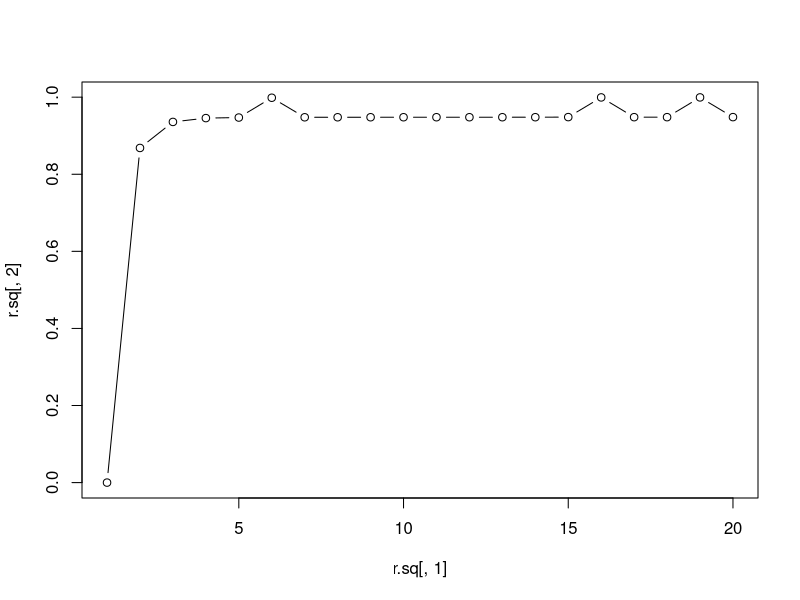
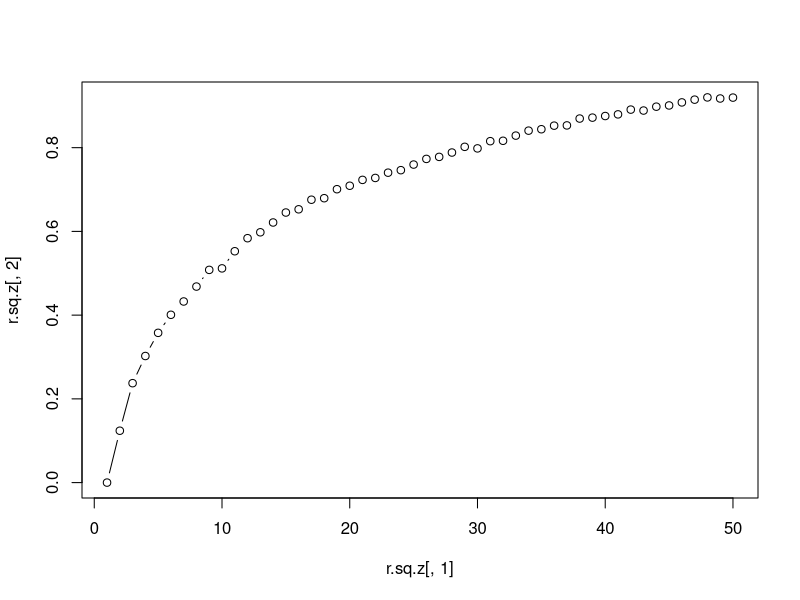
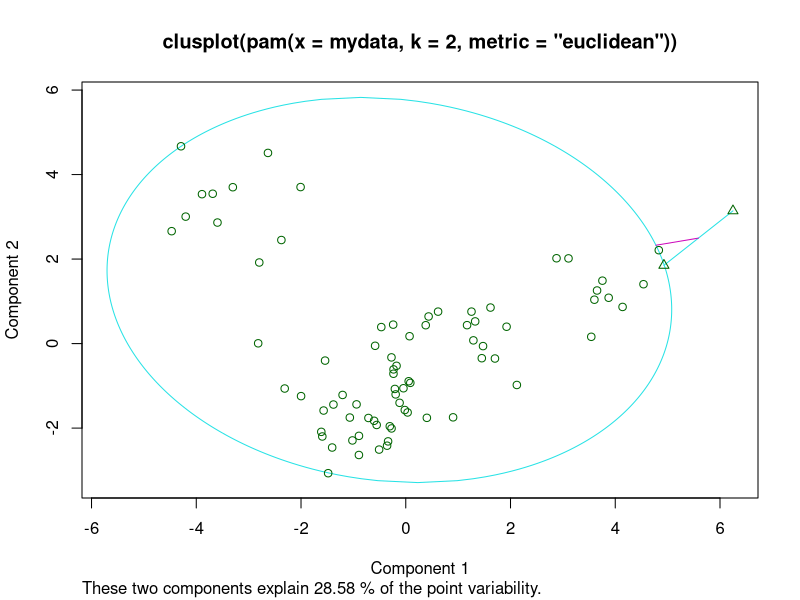
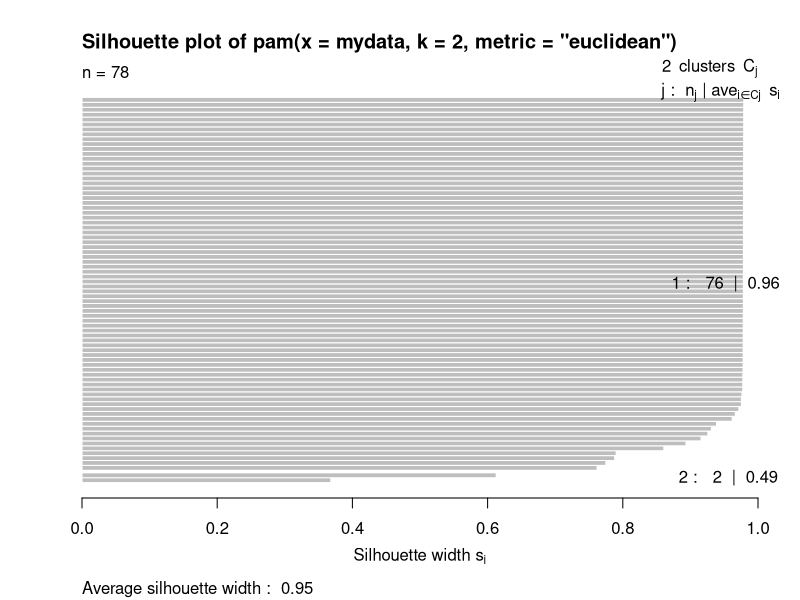
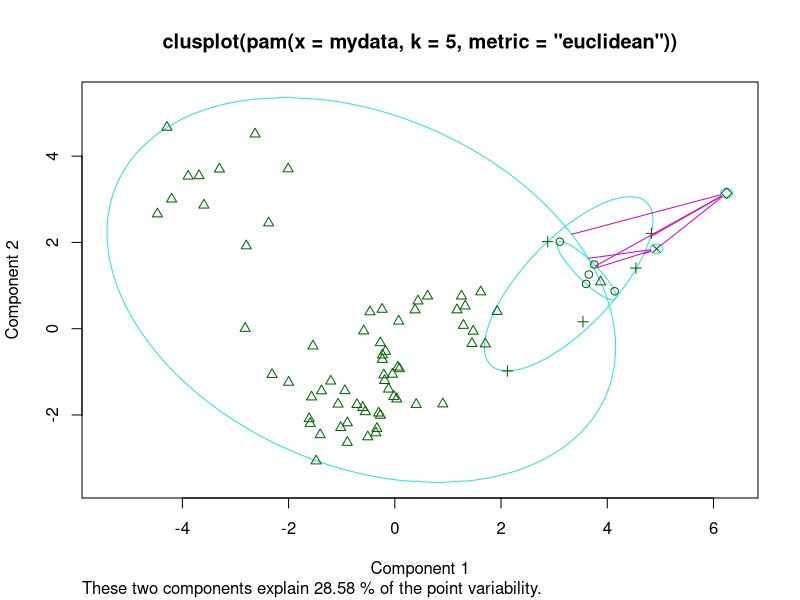
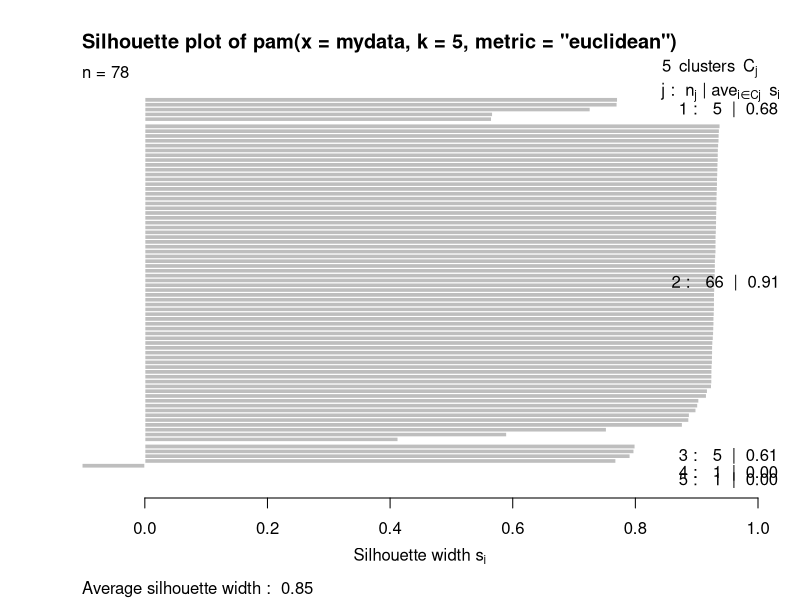
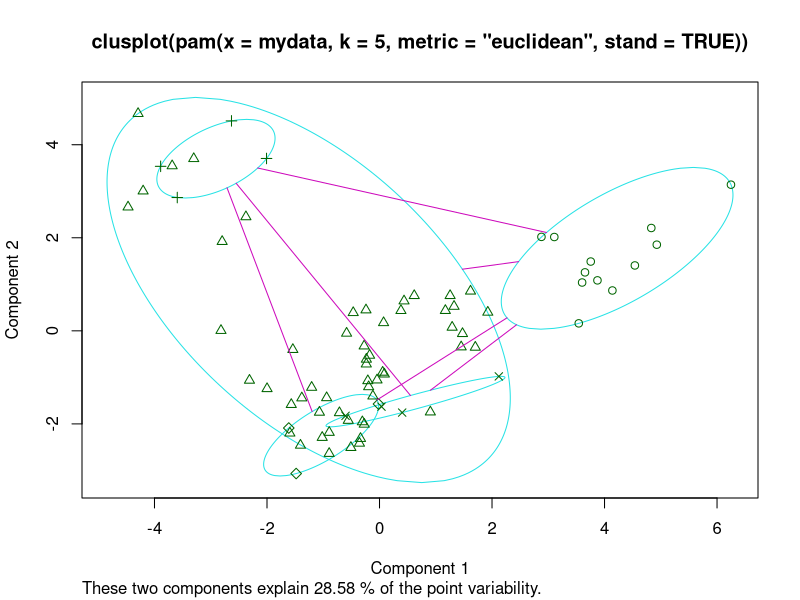
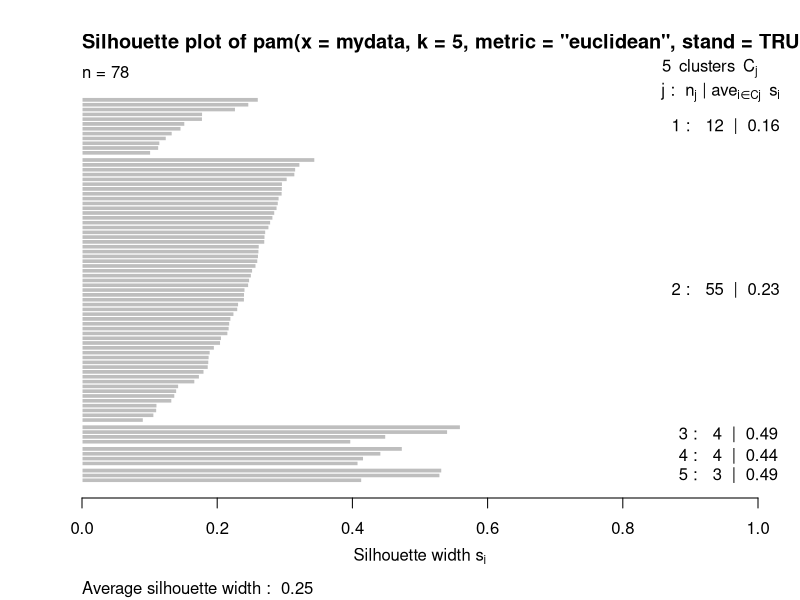

Generate these figures, in order, with R:
# Partitioning methods (nonhierarchical clustering) 
# Plant Trait Data from cluster package

# No data splitting!
# No pairwise scatterplot matrix (too many variables)

library(cluster)


### Note: Most of these data are factors, primarily binary, but a few are ordinal.  
###   I AM TREating them as numerical (0-1 for binary, scores 1...c for ordinal).
###   THIS IS PROBABLY INAPPROPRIATE!  But the data is nicder than others I've tried...
## Need to convert data to a numerical matrix.

mydata <- data.matrix(na.omit((plantTraits)))
mydata.z <- scale(mydata)

##################################################################
# kmeans{stats} does k-means clustering.  centers= gives K (# clusters).
#     centers= can also be used to offer initial cluster centers 
#  Recommend trying several starts
##################################################################

# Uncentered data.  Can retry with externally centered data

# First, show overall mean and total ss
km.fit <- kmeans(x=mydata, centers=1, nstart=1)
km.fit

# SHow a single k-means fit using 10 starts.  
#  (No idea how many is enough.  It is problem-dependent.)
km.fit5 <- kmeans(x=mydata, centers=5, nstart=10)
km.fit5

# Run a function to compute "R-square" for many cluster sizes.
kvals <- c(1:20)
r.sq <- matrix(0,nrow=length(kvals), ncol=2)
row <- 0
for(k in kvals){
  row <- row+1
  fit <- kmeans(x=mydata, centers=k, nstart=5)
  r.sq[row,] <- c(k,fit$betweenss/fit$totss) 
}
r.sq
win.graph(h=7, w=6, pointsize=12)
plot(x=r.sq[,1], y=r.sq[,2], type="b")

#####################
# Repeat for standardized data
######################
  

# SHow a single k-means fit using 10 starts
km.fit5.z <- kmeans(x=mydata.z, centers=5, nstart=10)
km.fit5.z
km.fit5.z$totss

# Run a function to compute "R-square" for many cluster sizes.
kvals <- c(1:50)
r.sq.z <- matrix(0,nrow=length(kvals), ncol=2)
row <- 0
for(k in kvals){
  row <- row+1
  fit <- kmeans(x=mydata.z, centers=k, nstart=5)
  r.sq.z[row,] <- c(k,fit$betweenss/fit$totss) 
}

win.graph(h=7, w=6, pointsize=12)
plot(x=r.sq.z[,1], y=r.sq.z[,2], type="b")

####################################################
# Now show the more-robust Partitioning around medioids (PAM)
#  Naturally this is done in pam{cluster}
#  Mostly the same options as in diana()
####################################################


# First, try 2 clusters, fo no reason but simplicity

pam.fit.2 <- pam(x=mydata, k=2, metric="euclidean")
pam.fit.2
summary(pam.fit.2)
win.graph(h=7, w=15, pointsize=12)
plot(pam.fit.2, which.plots=1)
win.graph(h=7, w=15, pointsize=12)
plot(pam.fit.2, which.plots=2)

# Next try 5, for no reason but to see what happens

pam.fit.5 <- pam(x=mydata, k=5, metric="euclidean")
pam.fit.5
summary(pam.fit.5)
win.graph(h=7, w=15, pointsize=10)
plot(pam.fit.5, which.plots=1)
win.graph(h=7, w=15, pointsize=10)
plot(pam.fit.5, which.plots=2)

# Next, add standardization

pam.fit.5.z <- pam(x=mydata, k=5, metric="euclidean", stand=TRUE)
pam.fit.5.z
summary(pam.fit.5.z)
win.graph(h=7, w=15, pointsize=10)
plot(pam.fit.5.z, which.plots=1)
win.graph(h=7, w=15, pointsize=10)
plot(pam.fit.5.z, which.plots=2)


# Run a function to compute average slihouette width for many cluster sizes.
kvals <- c(2:50)
sil.z <- matrix(0,nrow=length(kvals), ncol=2)
row <- 0
for(k in kvals){
  row <- row+1
  fit <- pam(x=mydata.z, k=k, metric="euclidean", stand=TRUE)
  sil.z[row,] <- c(k,fit$silinfo$avg.width) 
}

win.graph(h=7, w=6, pointsize=12)
plot(x=sil.z[,1], y=sil.z[,2], type="b")
